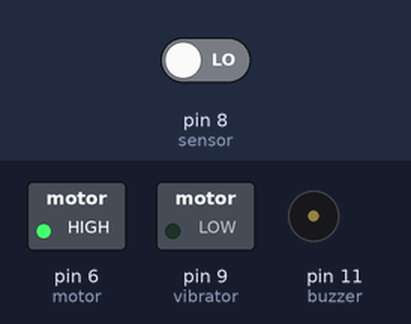
Simulated run of this sketch. Board: Arduino Uno, built with avr-gcc and run on an emulated ATmega328P. Shown: switched loads named in the sketch (green lamp = pin HIGH), buzzer (waves = sounding, pin HIGH). The inputs (shaded band) are chosen by the test bench; at power-on: pin 8 (sensor) LOW.

Above: at 0.1 s.
At 3.1 s:
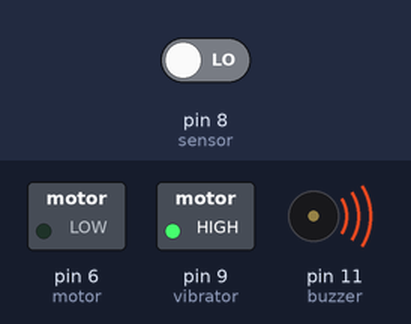
Timing chart, 0 to 4.6 s (numbered marks = the images above):
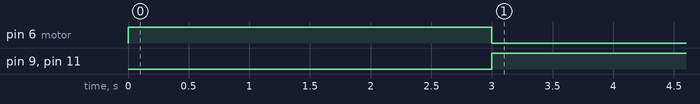

Measured:
- by itself, pin 6 (motor): HIGH → LOW at 3.0 s
- by itself, pin 9 (vibrator), pin 11 (buzzer): LOW → HIGH at 3.0 s

The sketch:

anti_sleep_alarm.ino
```cpp
int sensor=8;
int buzzer=11;
int motor=6;
int vibrator=9;
void setup()
{
pinMode(buzzer,OUTPUT);
pinMode(sensor,INPUT);
pinMode(motor,OUTPUT);
pinMode(vibrator,OUTPUT);
digitalWrite(motor,HIGH);
}
void loop(){
if(digitalRead(sensor)==1)
{
digitalWrite(buzzer,LOW);
digitalWrite(motor,HIGH);
digitalWrite(vibrator,LOW);
}
else{
delay(3000);
digitalWrite(buzzer,HIGH);
digitalWrite(vibrator,HIGH);
digitalWrite(motor,LOW);
}
}
```
